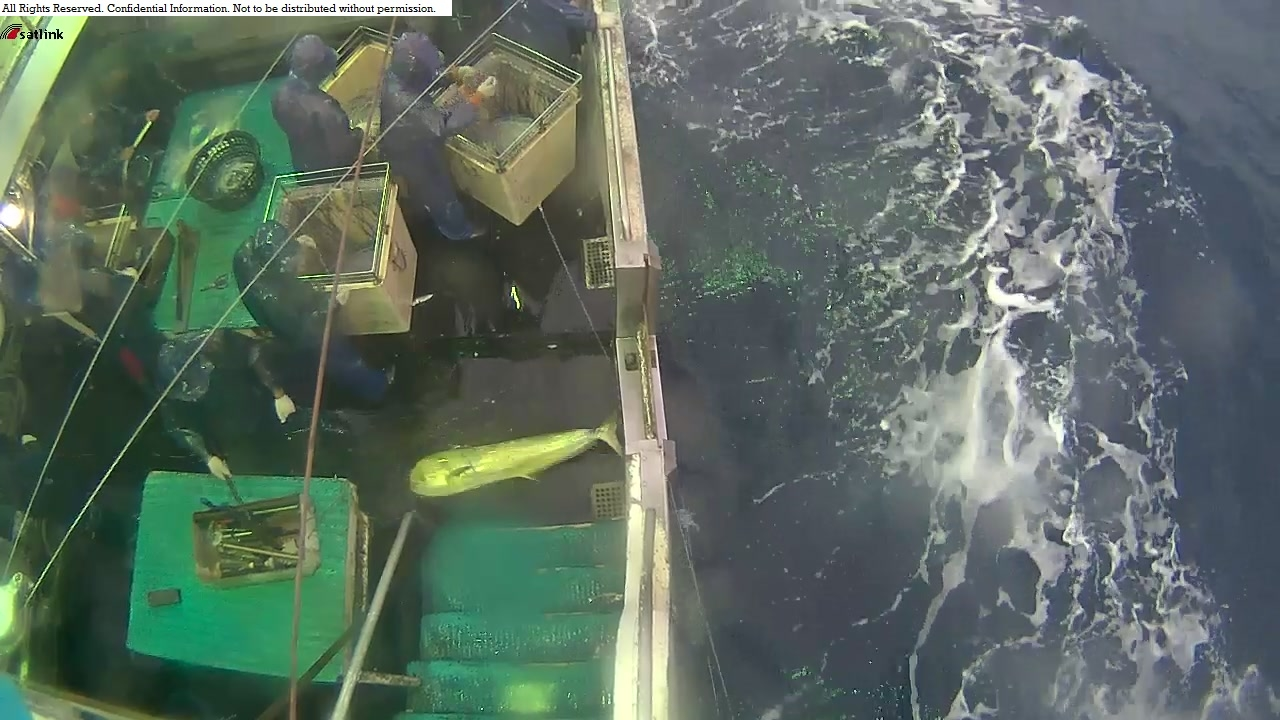
#> input picture src/fastai/images/industrial_fishing.png, 1280 x 720 px, found by its file name; its folder holds only this picture in this run
$ jupyter execute --allow-errors 'Preprocess Lung Segment.ipynb'
#> lines starting #> are read from the running program, lines starting #| are printed output that depends on the picture
[cell 1]
import numpy as np
from PIL import Image
from pathlib import Path
import matplotlib.pyplot as plt
import matplotlib.cm as cm
import random

Merge left mask and right mask

[cell 2]
def plot_lung_segment(ax, image, mask):
    ax.imshow(image)
    ax.imshow(mask, alpha=0.4)
    ax.set_axis_off()

def plot_sample(path, image_dn, mask_dn, image_names, jsrt=False):
    """
    image_names: list of 16 random cxr
    """
    fig, axes = plt.subplots(4, 4, figsize=(12, 10))
    for i, ax,  in enumerate(axes.flat):
        image_name = image_names[i]
        image = Image.open(path/image_dn/image_name)
        mask = Image.open(path/mask_dn/image_name)

        if jsrt:
            # jsrt mask (csr dataset)
            # is not the same size as image (original jsrt dataset) :v
            mask = mask.resize(image.size)

        plot_lung_segment(ax, image, mask)
    plt.tight_layout(pad=0.1)

def check_range(path, image_dn, mask_dn, image_name):
    image = np.array(Image.open(path/image_dn/image_name))
    mask = np.array(Image.open(path/mask_dn/image_name))
    print(f'Image: {image.min()}, {image.max()}')
    print(f'Mask: {mask.min()}, {mask.max()}')

# Montgomery

[cell 3]
PATH = Path('/mnt/data/xray-thesis/data/Montgomery')
LEFT_MASK_DN = 'ManualMask/leftMask'
RIGHT_MASK_DN = 'ManualMask/rightMask'
MASK_DN = 'masks'
IMAGE_DN = 'images'

image_name = 'MCUCXR_0001_0.png'
#> (the rest of this cell did not finish here and is left out)

### merge left and right lung

[cell 4]
for image_path in (PATH/IMAGE_DN).iterdir():
    image_file = image_path.parts[-1]
    if 'png' not in image_file:
        continue

    right_mask = np.array(Image.open(PATH/RIGHT_MASK_DN/image_file)) # 1-bit grayscale
#> right_mask is the input picture: shape (720, 1280, 3); mean R, G, B 93.1, 108.3, 98.1
    left_mask = np.array(Image.open(PATH/LEFT_MASK_DN/image_file)) # 1-bit grayscale
    mask = (np.logical_or(right_mask, left_mask) * 255).astype(np.uint8) # 0, 1, bool
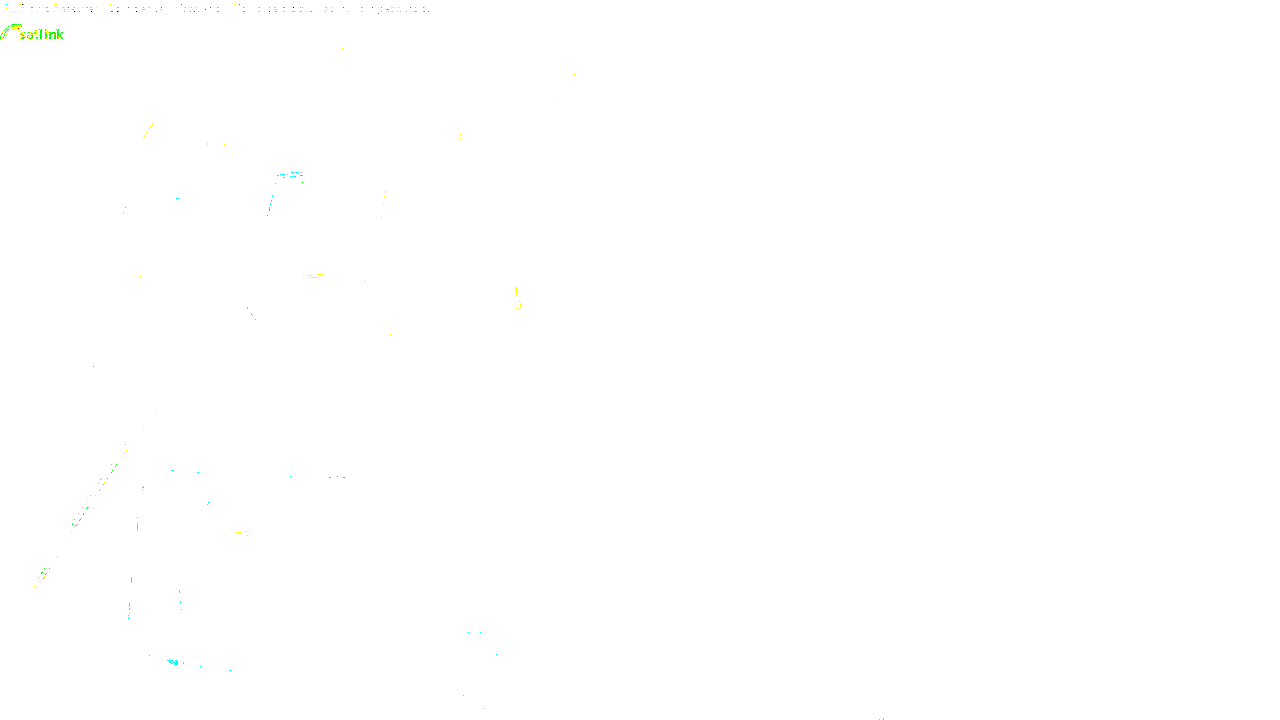
#> mask: shape (720, 1280, 3); mean R, G, B 254.9, 255, 254.9
    mask = Image.fromarray(mask)
    mask.save(PATH/MASK_DN/image_file) # 8bit grayscale, [0, 255]
